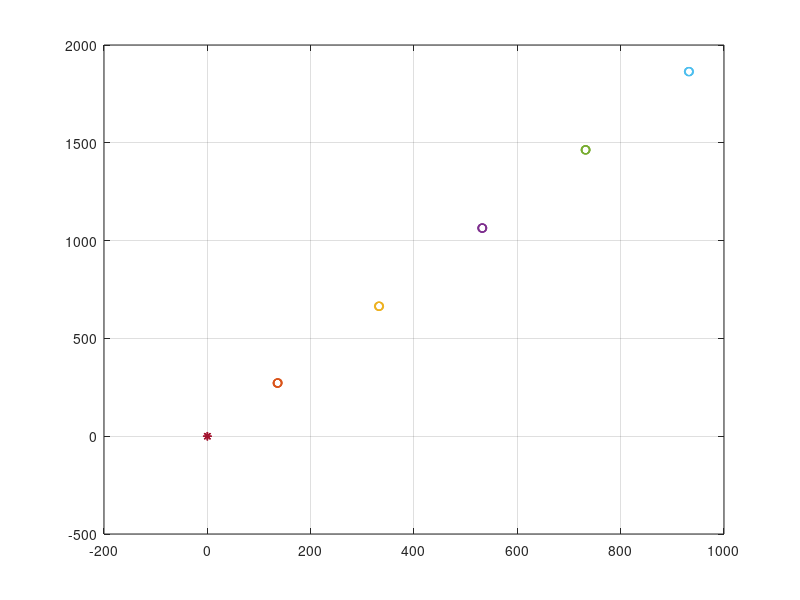
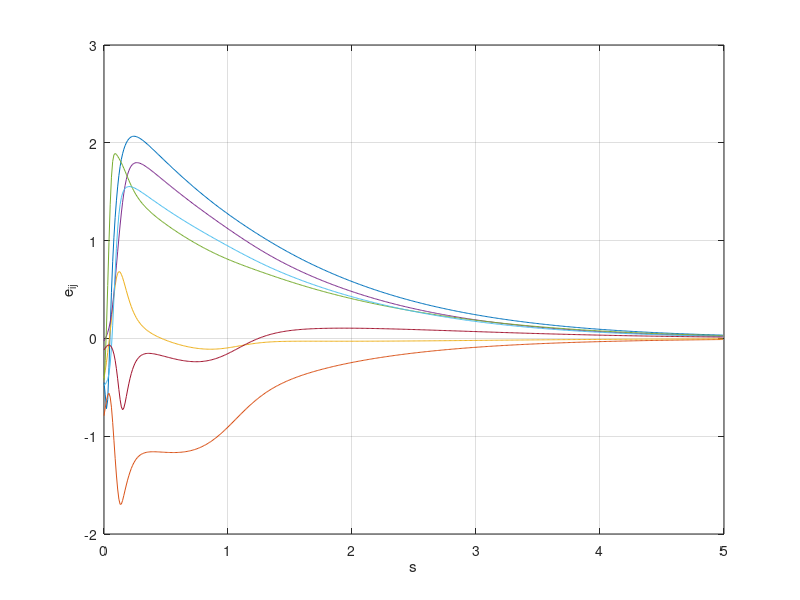

Here is the MATLAB script that generated these plots, in order:
s1 = sin(2*pi/5);
s2 = sin(4*pi/5);
c1 = cos(2*pi/5);
c2 = cos(pi/5);
V = [0 1;-s1 c1;-s2 -c2;s2 -c2;s1 c1];
d12 = sqrt(2*(1-c1));
% d12 = d15 = d23 = d34 = d45
d13 = sqrt(2*(1+c2));
% d13 = d14
dij = [d12 d13 d13 d12 d12 d12 d12];
v_hat = zeros(5,2);
v_hat_n = zeros(5,2);
delta = 1;
kv = 1;
alpha = 10;
T = 0.01;
v0 = [1 2];

q0 = zeros(5,2);
qout = zeros(1000,5,2);
e_out = zeros(1000,7);
for i = 1:5
    q0(i,:) = [V(i,:)+delta*(rand(1,2)-0.5*ones(1,2))];
end
q = q0;

for t = 1:1000

    Rq = [(q(1,:)-q(2,:)) (q(2,:)-q(1,:)) zeros(1,6);
          (q(1,:)-q(3,:)) zeros(1,2) (q(3,:)-q(1,:)) zeros(1,4);
          (q(1,:)-q(4,:)) zeros(1,4) (q(4,:)-q(1,:)) zeros(1,2);
          (q(1,:)-q(5,:)) zeros(1,6) (q(5,:)-q(1,:));
          zeros(1,2) (q(2,:)-q(3,:)) (q(3,:)-q(2,:)) zeros(1,4);
          zeros(1,4) (q(3,:)-q(4,:)) (q(4,:)-q(3,:)) zeros(1,2);
          zeros(1,6) (q(4,:)-q(5,:)) (q(5,:)-q(4,:))];

    qij = [norm((q(1,:)-q(2,:))) norm((q(1,:)-q(3,:))) norm((q(1,:)-q(4,:))) ...
        norm((q(1,:)-q(5,:))) norm((q(2,:)-q(3,:))) norm((q(3,:)-q(4,:))) norm((q(4,:)-q(5,:)))];

    e = qij - dij;
    e_out(t,:) = e;
    
    z = e.*(e+2*dij);
   
    v_hat_n(1,:) = v_hat(1,:) - alpha*(v_hat(1,:)-v_hat(2,:) + v_hat(1,:)-v_hat(3,:) + v_hat(1,:)-v_hat(4,:) + v_hat(1,:)-v_hat(5,:))*T;
    v_hat_n(2,:) = v_hat(2,:) - alpha*(v_hat(2,:)-v_hat(1,:) + v_hat(2,:)-v_hat(3,:) + v_hat(2,:) - v0)*T;
    v_hat_n(3,:) = v_hat(3,:) - alpha*(v_hat(3,:)-v_hat(1,:) + v_hat(3,:)-v_hat(2,:) + v_hat(3,:)-v_hat(4,:))*T;
    v_hat_n(4,:) = v_hat(4,:) - alpha*(v_hat(4,:)-v_hat(1,:) + v_hat(4,:)-v_hat(3,:) + v_hat(4,:)-v_hat(5,:))*T;
    v_hat_n(5,:) = v_hat(5,:) - alpha*(v_hat(5,:)-v_hat(1,:) + v_hat(5,:)-v_hat(4,:))*T;
    v_hat = v_hat_n;
    u = zeros(5,2);
    Rqt = Rq';
    for i = 1:5
        sum = 0;
        for j = 1:7
            sum = sum + Rqt(2*(i-1)+1:2*(i-1)+2,j)*z(j);
        end
        u(i,:) = -kv*sum';
    end

    q = q+u*T+v_hat;
    qout(t,:,:) = q;
end


figure(1)
plot(qout(1,:,1),qout(1,:,2),'.');
hold on
grid on
% for t = 2:1000
%     plot(qout(t,:,1),qout(t,:,2),'.');
% end
plot(qout(200,:,1),qout(200,:,2),'o');
plot(qout(400,:,1),qout(400,:,2),'o');
plot(qout(600,:,1),qout(600,:,2),'o');
plot(qout(800,:,1),qout(800,:,2),'o');
plot(qout(end,:,1),qout(end,:,2),'o');
plot(q0(:,1),q0(:,2),'*');
hold off

figure(2)
plot(0:0.01:4.99,e_out(1:500,:))
ylabel('e_{ij}')
xlabel('s')
grid on

